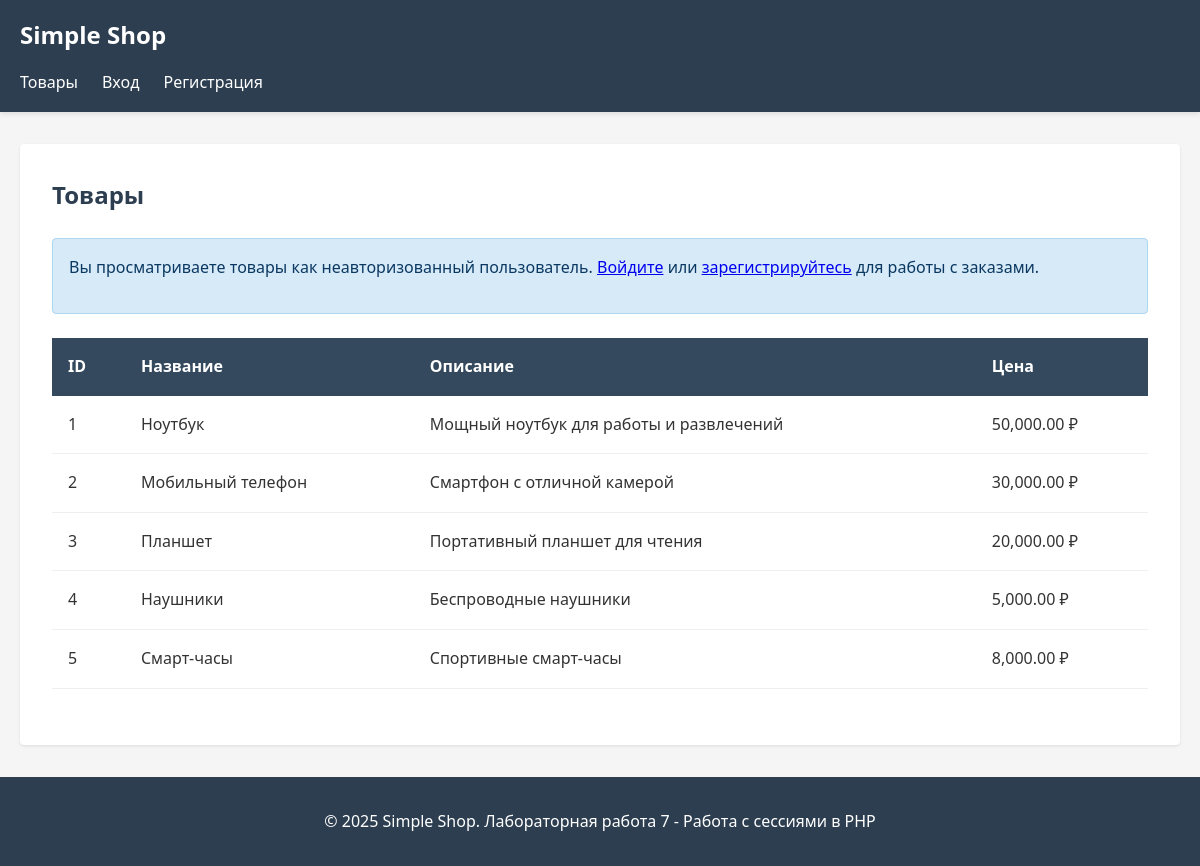
/index.php?controller=product&action=index, run on the app's committed database.
### tables this page shows
CREATE TABLE IF NOT EXISTS products (
    id INT PRIMARY KEY AUTO_INCREMENT,
    name VARCHAR(100) NOT NULL,
    description TEXT,
    price DECIMAL(10, 2) NOT NULL,
    created_at TIMESTAMP DEFAULT CURRENT_TIMESTAMP
);

### controllers/Controller.php (called while the page is built, shortened)
<?php
class Controller {
    protected function view($view, $data = []) {
        extract($data);
        include "./views/{$view}.php";
    }
}
?>

### controllers/ProductController.php (called while the page is built, shortened)
<?php
class ProductController extends Controller {
    private $product;
    public function __construct() {
        $db = (new Database())->connect();
        $this->product = new Product($db);
    }
    public function index() {
        $products = $this->product->getAllProducts();
        $isGuest = !Auth::isLoggedIn();
        $isAdmin = Auth::isAdmin();
        $this->view('products/index', [
            'products' => $products,
            'isGuest' => $isGuest,
            'isAdmin' => $isAdmin
        ]);
    }
}
?>

### models/Auth.php (called while the page is built, shortened)
<?php
class Auth {
    public static function isLoggedIn() {
        return isset($_SESSION['user_id']);
    }
}
?>

### models/Product.php (called while the page is built, shortened)
<?php
class Product {
    private $conn;
    private $table = 'products';
    public function __construct($db) {
        $this->conn = $db;
    }
    public function getAllProducts() {
        $query = "SELECT * FROM {$this->table}";
        return $this->conn->query($query)->fetch_all(MYSQLI_ASSOC);
    }
}
?>

### views/products/index.php (the view, shortened to what this page needs)
<?php include "./views/header.php"; ?>
<div class="page-content">
    <h2>Товары</h2>
    <?php if ($isGuest): ?>
        <div class="alert alert-info">
            <p>Вы просматриваете товары как неавторизованный пользователь. <a href="/lab7/index.php?controller=auth&action=login">Войдите</a> или <a href="/lab7/index.php?controller=auth&action=register">зарегистрируйтесь</a> для работы с заказами.</p>
        </div>
    <?php endif; ?>
    <?php if (!empty($products)): ?>
        <table class="table">
            <thead>
                <tr>
                    <th>ID</th>
                    <th>Название</th>
                    <th>Описание</th>
                    <th>Цена</th>
                </tr>
            </thead>
            <tbody>
                <?php foreach ($products as $product): ?>
                    <tr>
                        <td><?php echo htmlspecialchars($product['id']); ?></td>
                        <td><?php echo htmlspecialchars($product['name']); ?></td>
                        <td><?php echo htmlspecialchars($product['description']); ?></td>
                        <td><?php echo number_format($product['price'], 2); ?> ₽</td>
                    </tr>
                <?php endforeach; ?>
            </tbody>
        </table>
    <?php else: ?>
        <p>Нет товаров в магазине.</p>
    <?php endif; ?>
</div>
<?php include "./views/footer.php"; ?>

### views/header.php (style rules this page uses)
* { margin: 0; padding: 0; box-sizing: border-box; }
body { font-family: 'Segoe UI', Tahoma, Geneva, Verdana, sans-serif; line-height: 1.6; color: #333; background-color: #f5f5f5; }
.page-content { background-color: white; padding: 2rem; border-radius: 4px; box-shadow: 0 1px 3px rgba(0,0,0,0.1); }
.page-content h2 { margin-bottom: 1.5rem; color: #2c3e50; }
.table { width: 100%; border-collapse: collapse; margin: 1.5rem 0; background-color: white; }
.table thead { background-color: #34495e; color: white; }
.table th { padding: 1rem; text-align: left; font-weight: 600; }
.table td { padding: 1rem; border-bottom: 1px solid #ecf0f1; }
.alert { padding: 1rem; border-radius: 4px; margin-bottom: 1.5rem; }
.alert-info { background-color: #d6eaf8; color: #0b3861; border: 1px solid #aed6f1; }
.alert p { margin-bottom: 1rem; }

### data on the page
products: id "1", name "Ноутбук", description "Мощный ноутбук для работы и развлечений", price "50,000.00"
products: id "2", name "Мобильный телефон", description "Смартфон с отличной камерой", price "30,000.00"
products: id "3", name "Планшет", description "Портативный планшет для чтения", price "20,000.00"
products: id "4", name "Наушники", description "Беспроводные наушники", price "5,000.00"
products: id "5", name "Смарт-часы", description "Спортивные смарт-часы", price "8,000.00"
